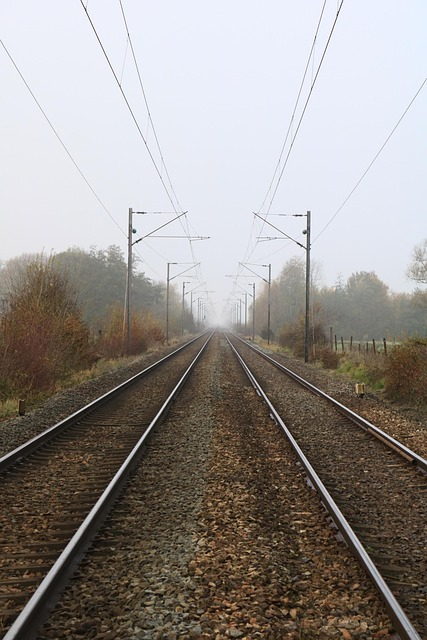
#> input picture opencv-04/rail.jpg, 427 x 640 px
$ python assign.py
#> lines starting #> are read from the running program, lines starting #| are printed output that depends on the picture
import cv2
import numpy as np

src = cv2.imread('rail.jpg')
#> src is the input picture: shape (640, 427, 3); mean B, G, R 140, 143.9, 149.3
src = cv2.cvtColor(src, cv2.COLOR_BGR2GRAY)
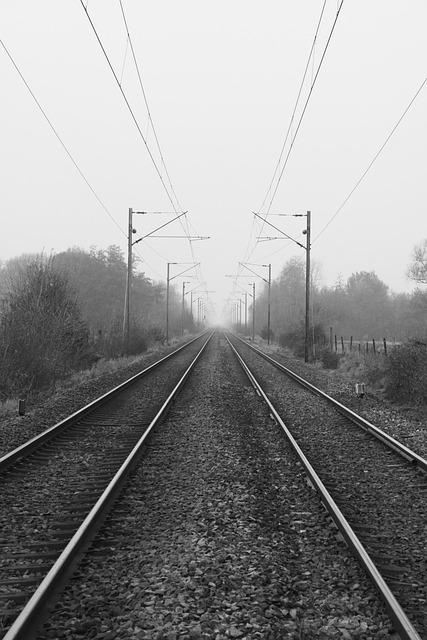
#> src: shape (640, 427); min 2, max 255, mean 145
print(src.shape)
#| (640, 427)

dst_gaussian = cv2.GaussianBlur(src, (3, 3), 0)
edges = cv2.Canny(dst_gaussian, 160, 210)
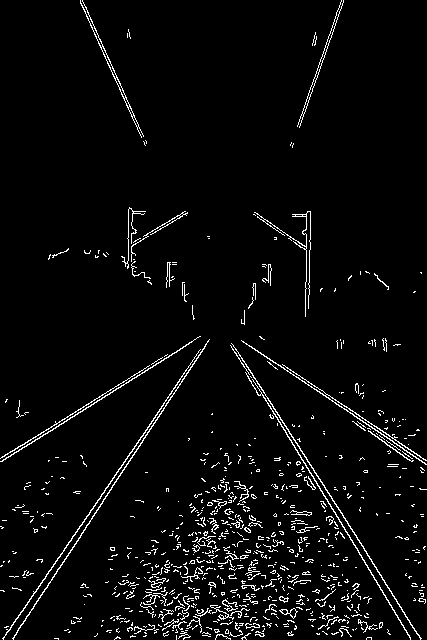
#> edges: shape (640, 427); 4% white in thin lines or dots
lines = cv2.HoughLinesP(edges, 1, np.pi/100, 100, minLineLength=200, maxLineGap=40)
#> lines = [[240, 355, 420, 638], [23, 610, 184, 373], [3, 638, 200, 349]]
src = cv2.cvtColor(src, cv2.COLOR_GRAY2BGR)
#> src: shape (640, 427, 3)
dst_gaussian = cv2.cvtColor(dst_gaussian, cv2.COLOR_GRAY2BGR)
#> dst_gaussian: shape (640, 427, 3)
if lines is not None:
    for line in lines:
        x1, y1, x2, y2 = line[0]
        cv2.line(dst_gaussian, (x1, y1), (x2, y2), (0, 0, 255), 3)
#> this loop made 3 passes
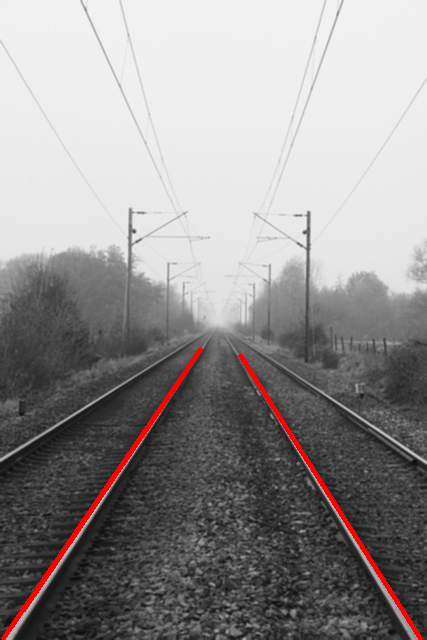
#> dst_gaussian: shape (640, 427, 3); mean B, G, R 143.6, 143.6, 146.8


cv2.imshow('Original', src)
cv2.imshow('Gaussian', dst_gaussian)
cv2.waitKey(0)
cv2.destroyAllWindows()

# [21 lines of commented-out code are left out]
